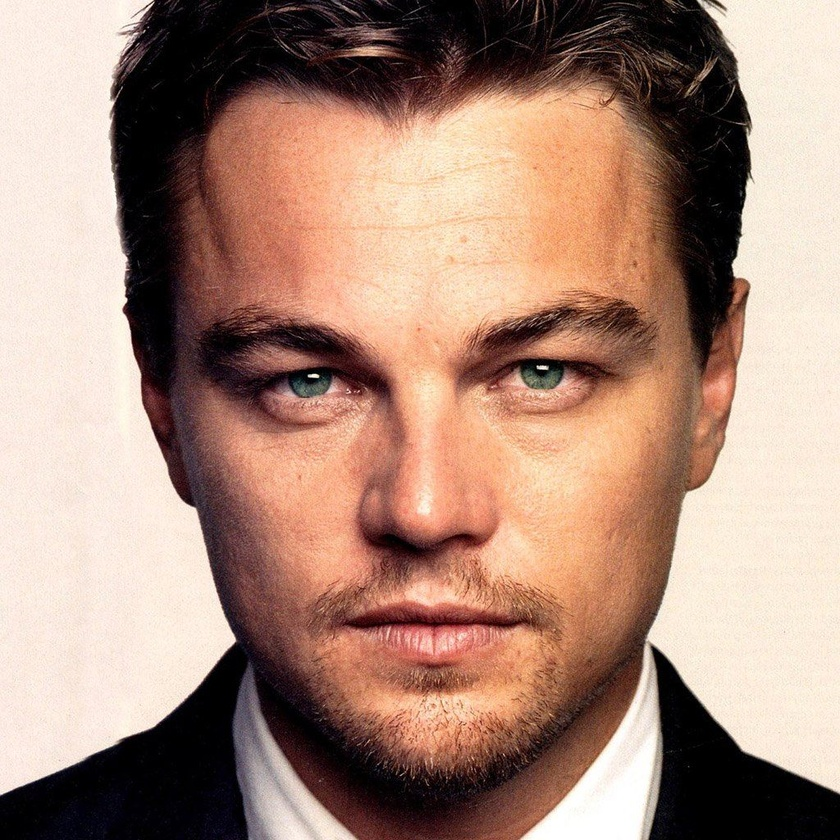
#> input picture Build Club/Leo-Dicarprio-Face-Front-ipad.jpg, 840 x 840 px, shrunk from 1024 x 1024 before the run
$ python Cartoon.py
#> lines starting #> are read from the running program, lines starting #| are printed output that depends on the picture; after the words box and inside, x2 and y2 are one past the last pixel; in counts of white or black regions, pixels touching at a corner belong together
import cv2
import argparse
import sys

def cartoonizer(image_name):
    # Load the image to cartoonize.
#> called with image_name = 'Leo-Dicarprio-Face-Front-ipad.jpg'
    image_to_animate = cv2.imread(image_name)
#> image_to_animate is the input picture: shape (840, 840, 3); mean B, G, R 121.9, 137.5, 169.4

    # Apply a bilateral filter to smoothen the image while preserving edges.
    smoothened_image = cv2.bilateralFilter(image_to_animate, d=9, sigmaColor=75, sigmaSpace=75)

    # Convert image to gray and create an edge mask using adaptive thresholding.
    gray_image = cv2.cvtColor(smoothened_image, cv2.COLOR_BGR2GRAY)
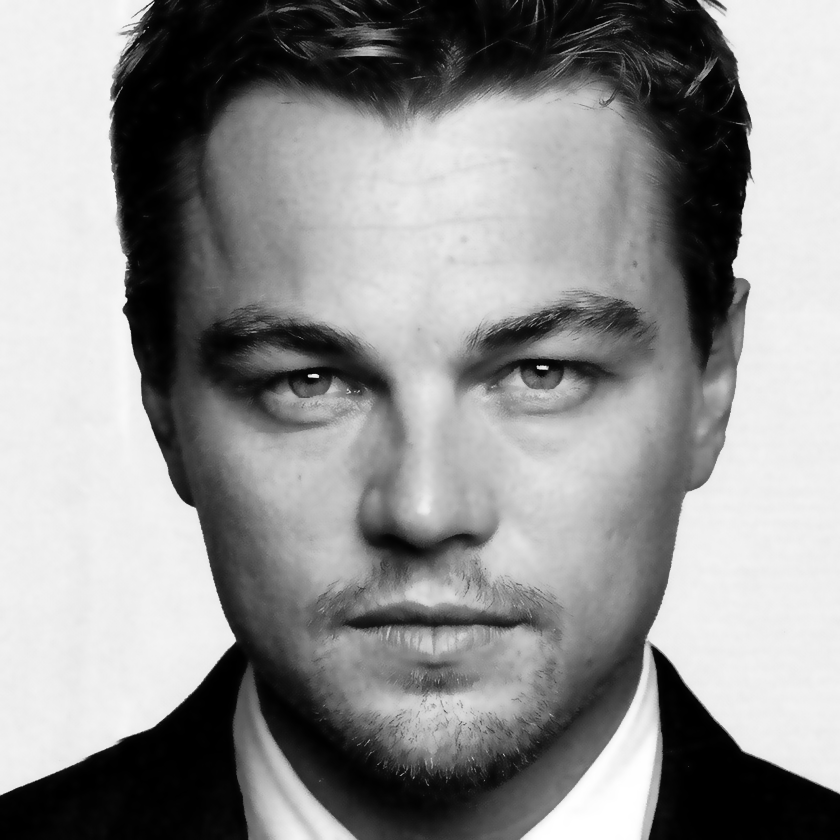
#> gray_image: shape (840, 840); min 0, max 255, mean 145.2
    edges = cv2.adaptiveThreshold(gray_image, 255, cv2.ADAPTIVE_THRESH_MEAN_C, cv2.THRESH_BINARY, 9, 9)
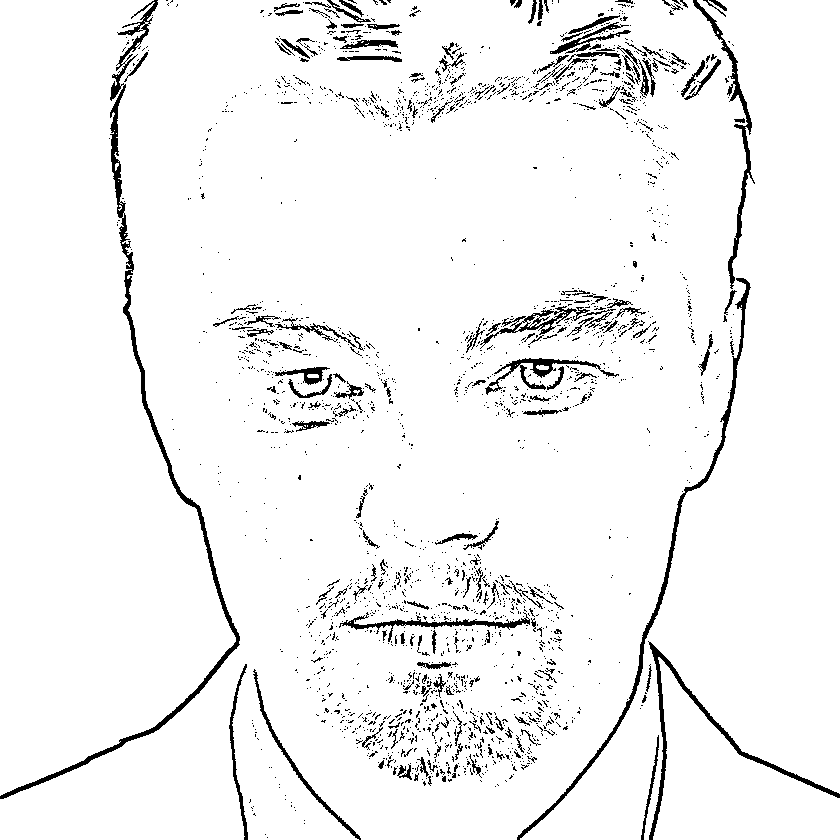
#> edges: shape (840, 840); 95.1% white; 2354 black regions (2139 under 20 px), largest, box (x1, y1, x2, y2) and area: (0, 0, 240, 799) 4921, (517, 278, 751, 840) 2594, (648, 641, 840, 840) 1874

    # Combine the smoothened image and the edge mask to create a cartoon-like effect.
    to_cartoon = cv2.bitwise_and(smoothened_image, smoothened_image, mask=edges)
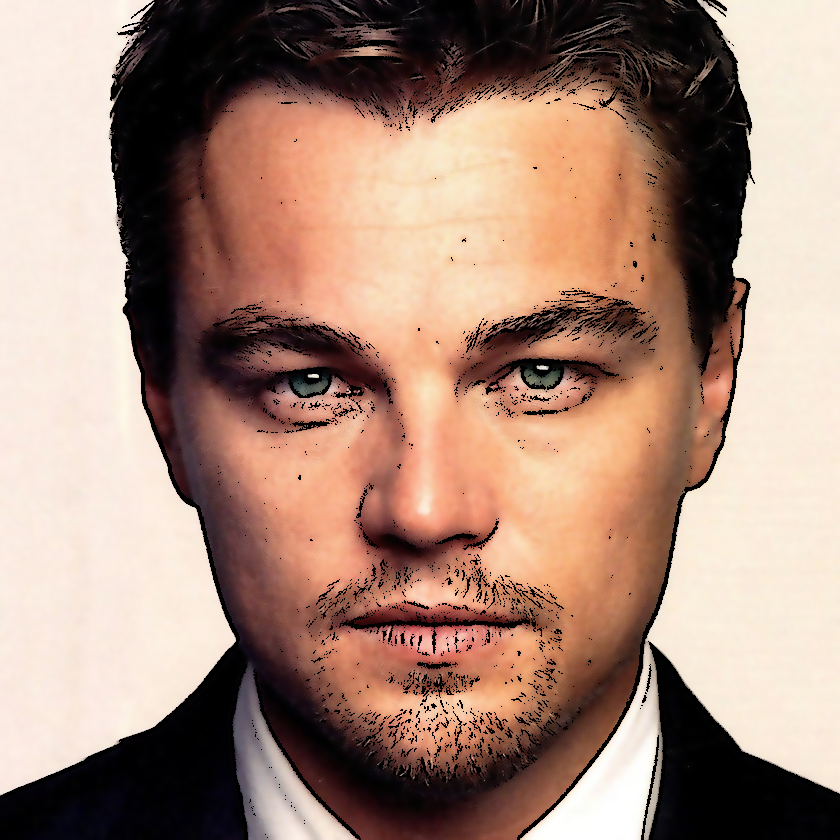
#> to_cartoon: shape (840, 840, 3); mean B, G, R 119.7, 134.9, 165.1

    # Save the cartoon image in the current directory.
    cartooned_image = f"cartooned_{image_name}"
    cv2.imwrite(cartooned_image, to_cartoon)

    # Display the result.
    cv2.imshow("Cartooned Image", to_cartoon)
    cv2.waitKey(0)
    cv2.destroyAllWindows()

if __name__ == "__main__":
    input_image_path = "Leo-Dicarprio-Face-Front-ipad.jpg"
    cartoonizer(input_image_path)
    cv2.imshow("Origina Image",input_image_path)
